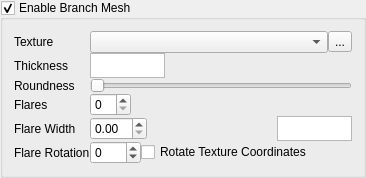
             <widget class="QGroupBox" name="check_EnableBranchMesh">
              <property name="toolTip">
               <string>&lt;html&gt;&lt;head/&gt;&lt;body&gt;&lt;p&gt;If checked, the branch will have a mesh for the branch itself. If unchecked, no mesh is generated. This is mostly useful if a branch shall only consist of fronds.&lt;/p&gt;&lt;/body&gt;&lt;/html&gt;</string>
              </property>
              <property name="title">
               <string>Enable Branch Mesh</string>
              </property>
              <property name="flat">
               <bool>true</bool>
              </property>
              <property name="checkable">
               <bool>true</bool>
              </property>
              <layout class="QVBoxLayout" name="verticalLayout_11">
               <item>
                <widget class="QWidget" name="widgetBranchContent" native="true">
                 <layout class="QVBoxLayout" name="verticalLayout_2">
                  <property name="spacing">
                   <number>0</number>
                  </property>
                  <property name="margin">
                   <number>0</number>
                  </property>
                  <item>
                   <layout class="QGridLayout" name="gridLayout_15">
                    <item row="5" column="1">
                     <layout class="QHBoxLayout" name="horizontalLayout_56">
                      <item>
                       <widget class="QSpinBox" name="spin_FlareRotation">
                        <property name="toolTip">
                         <string>&lt;html&gt;&lt;head/&gt;&lt;body&gt;&lt;p&gt;Determines how much the flares rotate along the branch.&lt;/p&gt;&lt;/body&gt;&lt;/html&gt;</string>
                        </property>
                        <property name="minimum">
                         <number>-720</number>
                        </property>
                        <property name="maximum">
                         <number>720</number>
                        </property>
                        <property name="singleStep">
                         <number>10</number>
                        </property>
                       </widget>
                      </item>
                      <item>
                       <widget class="QCheckBox" name="check_RotateTexCoords">
                        <property name="toolTip">
                         <string>&lt;html&gt;&lt;head/&gt;&lt;body&gt;&lt;p&gt;If checked, texture coordinates will be rotated together with the flares. Otherwise the flares will rotate, but the texture coordinates stay as if there were no flares.&lt;/p&gt;&lt;/body&gt;&lt;/html&gt;</string>
                        </property>
                        <property name="text">
                         <string>Rotate Texture Coordinates</string>
                        </property>
                       </widget>
                      </item>
                      <item>
                       <spacer name="horizontalSpacer_42">
                        <property name="orientation">
                         <enum>Qt::Horizontal</enum>
                        </property>
                        <property name="sizeHint" stdset="0">
                         <size>
                          <width>40</width>
                          <height>20</height>
                         </size>
                        </property>
                       </spacer>
                      </item>
                     </layout>
                    </item>
                    <item row="2" column="0">
                     <widget class="QLabel" name="label_18">
                      <property name="toolTip">
                       <string>&lt;html&gt;&lt;head/&gt;&lt;body&gt;&lt;p&gt;Specifies how round or pointy the tip of the branch will be. This also influences the branch thickness. If the branch is extremely pointy, the entire branch will become thinner and thinner along its length. If it is extremely round, however, it will not reduce its thickness along the branch, but will be entirely round at the tip.&lt;/p&gt;&lt;/body&gt;&lt;/html&gt;</string>
                      </property>
                      <property name="text">
                       <string>Roundness</string>
                      </property>
                     </widget>
                    </item>
                    <item row="2" column="1">
                     <widget class="QSlider" name="slider_BranchRoundness">
                      <property name="toolTip">
                       <string>&lt;html&gt;&lt;head/&gt;&lt;body&gt;&lt;p&gt;Specifies how round or pointy the tip of the branch will be. This also influences the branch thickness. If the branch is extremely pointy, the entire branch will become thinner and thinner along its length. If it is extremely round, however, it will not reduce its thickness along the branch, but will be entirely round at the tip.&lt;/p&gt;&lt;/body&gt;&lt;/html&gt;</string>
                      </property>
                      <property name="minimum">
                       <number>0</number>
                      </property>
                      <property name="maximum">
                       <number>100</number>
                      </property>
                      <property name="orientation">
                       <enum>Qt::Horizontal</enum>
                      </property>
                     </widget>
                    </item>
                    <item row="0" column="0">
                     <widget class="QLabel" name="label_44">
                      <property name="toolTip">
                       <string>&lt;html&gt;&lt;head/&gt;&lt;body&gt;&lt;p&gt;The diffuse texture used for the branch mesh.&lt;/p&gt;&lt;/body&gt;&lt;/html&gt;</string>
                      </property>
                      <property name="text">
                       <string>Texture</string>
                      </property>
                     </widget>
                    </item>
                    <item row="1" column="0">
                     <widget class="QLabel" name="label_17">
                      <property name="toolTip">
                       <string>&lt;html&gt;&lt;head/&gt;&lt;body&gt;&lt;p&gt;Under the Tab &amp;quot;Branch Type&amp;quot; the min and max thickness of the branch can be specified.&lt;/p&gt;&lt;p&gt;This curve allows to additionally modify the thickness of the branch mesh along the branch.&lt;/p&gt;&lt;p&gt;The exact thickness along the branch will influence where sub-branches can be spawned. If the branch is too thin at some position for the designated sub-branch type, no branches will be spawned there.&lt;/p&gt;&lt;/body&gt;&lt;/html&gt;</string>
                      </property>
                      <property name="text">
                       <string>Thickness</string>
                      </property>
                     </widget>
                    </item>
                    <item row="0" column="1">
                     <layout class="QHBoxLayout" name="horizontalLayout_6">
                      <item>
                       <widget class="QComboBox" name="ComboBranchTexture">
                        <property name="insertPolicy">
                         <enum>QComboBox::InsertAtBottom</enum>
                        </property>
                       </widget>
                      </item>
                      <item>
                       <widget class="QToolButton" name="tb_SelectBranchTexture">
                        <property name="toolTip">
                         <string>&lt;html&gt;&lt;head/&gt;&lt;body&gt;&lt;p&gt;Select the diffuse texture.&lt;/p&gt;&lt;/body&gt;&lt;/html&gt;</string>
                        </property>
                        <property name="text">
                         <string>...</string>
                        </property>
                       </widget>
                      </item>
                     </layout>
                    </item>
                    <item row="1" column="1">
                     <layout class="QHBoxLayout" name="horizontalLayout_24">
                      <item>
                       <widget class="qtCurveProperty" name="curve_BranchContour">
                        <property name="maximumSize">
                         <size>
                          <width>75</width>
                          <height>25</height>
                         </size>
                        </property>
                        <property name="acceptDrops">
                         <bool>false</bool>
                        </property>
                        <property name="toolTip">
                         <string>&lt;html&gt;&lt;head/&gt;&lt;body&gt;&lt;p&gt;Under the Tab &amp;quot;Branch Type&amp;quot; the min and max thickness of the branch can be specified.&lt;/p&gt;&lt;p&gt;This curve allows to additionally modify the thickness of the branch mesh along the branch.&lt;/p&gt;&lt;p&gt;The exact thickness along the branch will influence where sub-branches can be spawned. If the branch is too thin at some position for the designated sub-branch type, no branches will be spawned there.&lt;/p&gt;&lt;/body&gt;&lt;/html&gt;</string>
                        </property>
                       </widget>
                      </item>
                      <item>
                       <spacer name="horizontalSpacer_46">
                        <property name="orientation">
                         <enum>Qt::Horizontal</enum>
                        </property>
                        <property name="sizeHint" stdset="0">
                         <size>
                          <width>40</width>
                          <height>20</height>
                         </size>
                        </property>
                       </spacer>
                      </item>
                     </layout>
                    </item>
                    <item row="3" column="0">
                     <widget class="QLabel" name="label_79">
                      <property name="toolTip">
                       <string>&lt;html&gt;&lt;head/&gt;&lt;body&gt;&lt;p&gt;Flares can be used to simulate roots and bulges along the branch. They move along the branch and can optionally rotate around it. This setting defines how many flares modify the branch. Usually one would use 4 to 6 flares (or none).&lt;/p&gt;&lt;/body&gt;&lt;/html&gt;</string>
                      </property>
                      <property name="text">
                       <string>Flares</string>
                      </property>
                     </widget>
                    </item>
                    <item row="3" column="1">
                     <layout class="QHBoxLayout" name="horizontalLayout_54">
                      <item>
                       <widget class="QSpinBox" name="spin_NumFlares">
                        <property name="toolTip">
                         <string>&lt;html&gt;&lt;head/&gt;&lt;body&gt;&lt;p&gt;Flares can be used to simulate roots and bulges along the branch. They move along the branch and can optionally rotate around it. This setting defines how many flares modify the branch. Usually one would use 4 to 6 flares (or none).&lt;/p&gt;&lt;/body&gt;&lt;/html&gt;</string>
                        </property>
                        <property name="maximum">
                         <number>16</number>
                        </property>
                       </widget>
                      </item>
                      <item>
                       <spacer name="horizontalSpacer_40">
                        <property name="orientation">
                         <enum>Qt::Horizontal</enum>
                        </property>
                        <property name="sizeHint" stdset="0">
                         <size>
                          <width>40</width>
                          <height>20</height>
                         </size>
                        </property>
                       </spacer>
                      </item>
                     </layout>
                    </item>
                    <item row="4" column="0">
                     <widget class="QLabel" name="label_80">
                      <property name="toolTip">
                       <string>&lt;html&gt;&lt;head/&gt;&lt;body&gt;&lt;p&gt;This setting describes how wide the flares will be, relative to the branches thickness. E.g. a width of '2' means the flares can become twice as thick as the branch is.&lt;/p&gt;&lt;/body&gt;&lt;/html&gt;</string>
                      </property>
                      <property name="text">
                       <string>Flare Width</string>
                      </property>
                     </widget>
                    </item>
                    <item row="4" column="1">
                     <layout class="QHBoxLayout" name="horizontalLayout_55">
                      <item>
                       <widget class="QDoubleSpinBox" name="spin_FlareWidth">
                        <property name="toolTip">
                         <string>&lt;html&gt;&lt;head/&gt;&lt;body&gt;&lt;p&gt;This setting describes how wide the flares will be, relative to the branches thickness. E.g. a width of '2' means the flares can become twice as thick as the branch is.&lt;/p&gt;&lt;/body&gt;&lt;/html&gt;</string>
                        </property>
                        <property name="decimals">
                         <number>2</number>
                        </property>
                        <property name="maximum">
                         <double>10.000000000000000</double>
                        </property>
                        <property name="singleStep">
                         <double>0.100000000000000</double>
                        </property>
                       </widget>
                      </item>
                      <item>
                       <spacer name="horizontalSpacer_41">
                        <property name="orientation">
                         <enum>Qt::Horizontal</enum>
                        </property>
                        <property name="sizeHint" stdset="0">
                         <size>
                          <width>40</width>
                          <height>20</height>
                         </size>
                        </property>
                       </spacer>
                      </item>
                      <item>
                       <widget class="qtCurveProperty" name="curve_FlareWidth">
                        <property name="maximumSize">
                         <size>
                          <width>75</width>
                          <height>25</height>
                         </size>
                        </property>
                        <property name="acceptDrops">
                         <bool>false</bool>
                        </property>
                        <property name="toolTip">
                         <string>&lt;html&gt;&lt;head/&gt;&lt;body&gt;&lt;p&gt;This curve scales the flare width along the branch. For example you can simulate strong roots at the trunk start by having very wide flares that are scaled back shortly after the tree start.&lt;/p&gt;&lt;/body&gt;&lt;/html&gt;</string>
                        </property>
                       </widget>
                      </item>
                     </layout>
                    </item>
                    <item row="5" column="0">
                     <widget class="QLabel" name="label_81">
                      <property name="toolTip">
                       <string>&lt;html&gt;&lt;head/&gt;&lt;body&gt;&lt;p&gt;Determines how much the flares rotate along the branch.&lt;/p&gt;&lt;/body&gt;&lt;/html&gt;</string>
                      </property>
                      <property name="text">
                       <string>Flare Rotation</string>
                      </property>
                     </widget>
                    </item>
                   </layout>
                  </item>
                 </layout>
                </widget>
               </item>
              </layout>
             </widget>
